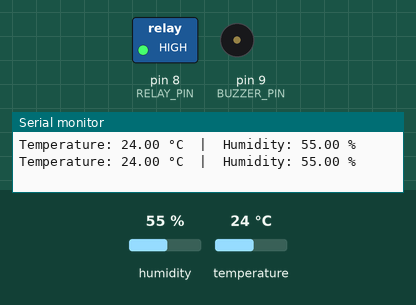
Simulated run of this sketch. Board: Arduino Uno, built with avr-gcc and run on an emulated ATmega328P. On the bench: switched loads named in the sketch (green lamp = pin HIGH), buzzer (waves = sounding, pin HIGH), the last lines printed to the serial monitor. The test bench sets the inputs (shaded band); at power-on: temperature 24 °C, humidity 55 %.

Above: at 2.8 s.
2.9 s: temperature set to 28 °C
5.6 s: temperature set to 31 °C
At 7.2 s:
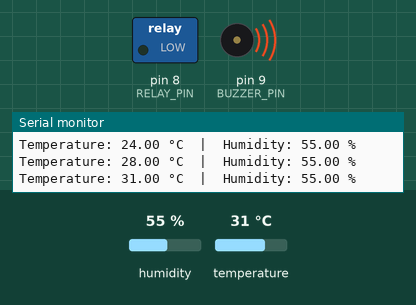
8.3 s: temperature set to 12 °C
At 10.9 s:
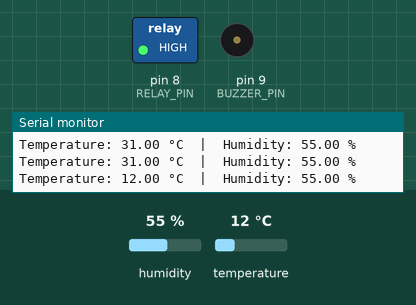
11.6 s: temperature set to 33 °C
At 13.3 s:
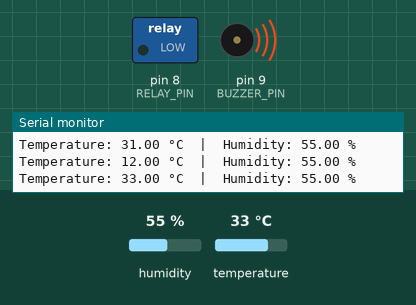
Timing chart, 0 to 14.8 s (numbered marks = the images above; inputs shaded):
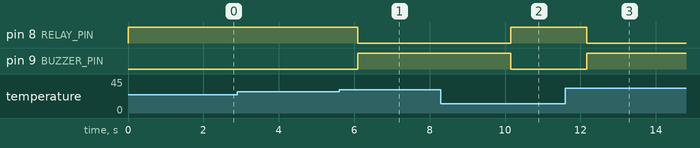

The sketch:

G12S19Temp_sensor.ino
```cpp
#include <DHT.h>

#define DHTPIN 2
#define DHTTYPE DHT11

#define RELAY_PIN 8
#define BUZZER_PIN 9

DHT dht(DHTPIN, DHTTYPE);

void setup()
{
  Serial.begin(9600);

  pinMode(RELAY_PIN, OUTPUT);
  pinMode(BUZZER_PIN, OUTPUT);

  digitalWrite(RELAY_PIN, HIGH);   // relay off (most modules are active LOW)
  digitalWrite(BUZZER_PIN, LOW);

  dht.begin();
}

void loop()
{
  float humidity = dht.readHumidity();
  float temperature = dht.readTemperature();

  if (isnan(humidity) || isnan(temperature))
  {
    Serial.println("Failed to read from DHT sensor!");
    delay(2000);
    return;
  }

  Serial.print("Temperature: ");
  Serial.print(temperature);
  Serial.print(" °C  |  Humidity: ");
  Serial.print(humidity);
  Serial.println(" %");

  if (temperature >= 30.0)
  {
    digitalWrite(RELAY_PIN, LOW);   // fan ON
    digitalWrite(BUZZER_PIN, HIGH);
  }
  else
  {
    digitalWrite(RELAY_PIN, HIGH);  // fan OFF
    digitalWrite(BUZZER_PIN, LOW);
  }

  delay(2000);
}
```

Measured:
- the behaviour switches between 29 and 30 °C on temperature (found by bisection; images 0 and 1)
- after the input at 5.6 s, pin 8 (RELAY_PIN): HIGH → LOW after 0.50 s; pin 9 (BUZZER_PIN): LOW → HIGH after 0.50 s
- after the input at 8.3 s, pin 8 (RELAY_PIN): LOW → HIGH after 1.8 s; pin 9 (BUZZER_PIN): HIGH → LOW after 1.8 s
- after the input at 11.6 s, pin 8 (RELAY_PIN): HIGH → LOW after 0.57 s; pin 9 (BUZZER_PIN): LOW → HIGH after 0.57 s
